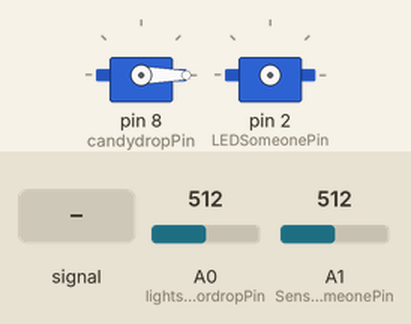
The sketch below on a simulated Arduino Uno, built with avr-gcc and run on an emulated ATmega328P. On the bench: 2 × servo. Wiring (inferred from the names in the program): servo: signal pin 2. Inputs (shaded band) come from the test bench; at power-on: A0 (lightsensordropPin) = 512, A1 (SensorSomeonePin) = 512. Servo pulses on a pin are drawn as a servo (544–2400 µs = 0–180°).

Above: at 1.2 s.
1.3 s: A1 (SensorSomeonePin) fed a 200 Hz sine of ±255 counts around its level
At 1.8 s:
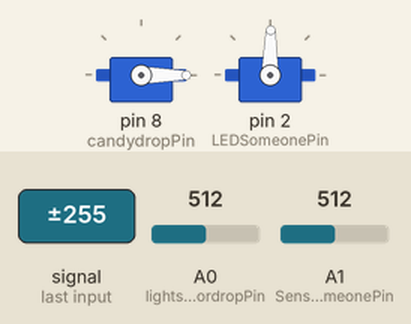
2.8 s: A0 (lightsensordropPin) set to 368
4.3 s: A0 (lightsensordropPin) set to 347
At 7.2 s:
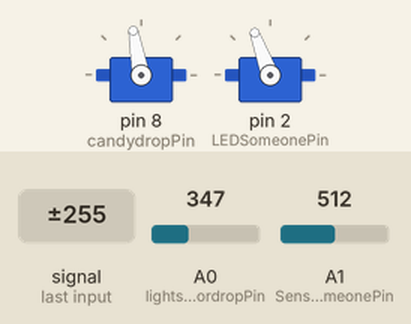
7.3 s: A1 (SensorSomeonePin) set to 716
At 7.9 s:
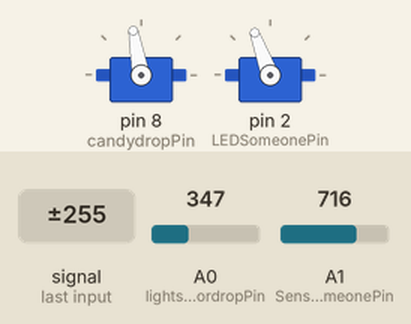
8.8 s: A1 (SensorSomeonePin) set to 365
10.3 s: A1 (SensorSomeonePin) set to 346
Timing chart, 0 to 12.8 s (numbered marks = the images above; inputs shaded):
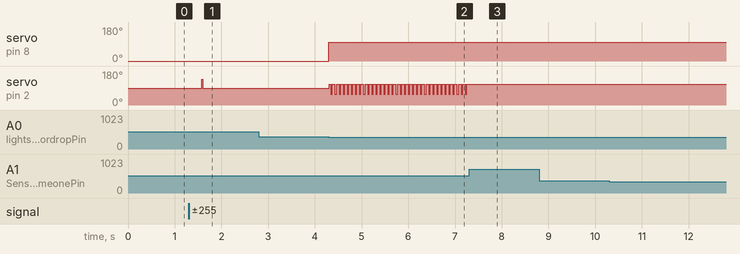

Measured:
- the behaviour switches between 359 and 358 on A0 (lightsensordropPin) (found by bisection; images 1 and 2)
- after the input at 1.3 s, servo on pin 2 (LEDSomeonePin): 89° → 136° after 0.28 s, → 89° 0.02 s later
- after the input at 4.3 s, servo on pin 8 (candydropPin): 0° → 100° at once; servo on pin 2 (LEDSomeonePin): alternates 110° for 0.05 s and 56° for 0.03 s, starting at once
- after the input at 7.3 s, servo on pin 2 (LEDSomeonePin): stops changing and stays 110°
- after the input at 8.8 s, every drawn part: stays the same
- after the input at 10.3 s, every drawn part: stays the same

The sketch:

Final_1.2_-_Candydrop_complete.ino
```cpp
//Candydrop by Candide Uyanze
//Adapted from Light-Controlled Servo by TechMartian: https://www.instructables.com/Light-Controlled-Servo/


// include the servo library
#include <Servo.h>

// create a servo object called candydrop, that controls the drop
Servo candydrop;

// variables //
int candydropPin = 8;
int lightsensordropPin = A0;
int LEDSomeonePin = 2;
int SensorSomeonePin = A1;

int closeAngle = 0;
int dropAngle = 100;

int moveRate = 10000;        //the time between updates in milliseconds

long candyWasDropped;


void setup() {
  // put your setup code here, to run once:

  // set the servo pin, as a servo output pin
  candydrop.attach(candydropPin);
  candydrop.write(closeAngle);

  // specify that LED is an output
  pinMode (LEDSomeonePin, OUTPUT);

}

void loop() {
  // put your main code here, to run repeatedly;

  // Read the light value of the light sensors
  int lightValue1 = analogRead(lightsensordropPin);
  int lightValue2 = analogRead(SensorSomeonePin);

  // map the light readings to the angle possible by the servo motor
  lightValue1 = map (lightValue1, 0, 1023, 0, 100);
  lightValue2 = map (lightValue2, 0, 1023, 0, 100);

  Serial.print ("Light1:");
  Serial.print (lightValue1);

  if (millis()-candyWasDropped>=moveRate)
    {candydrop.write (closeAngle);
    }

  // if the light value is less than 10, drop the candy
  if (lightValue1 < 35)
    {candydrop.write (dropAngle);
    candyWasDropped = millis();
    }

  if (lightValue2 < 35)
    {digitalWrite (LEDSomeonePin, HIGH);
    }

  if (lightValue2 >= 35)
    {digitalWrite (LEDSomeonePin, LOW);
    }

}
```
